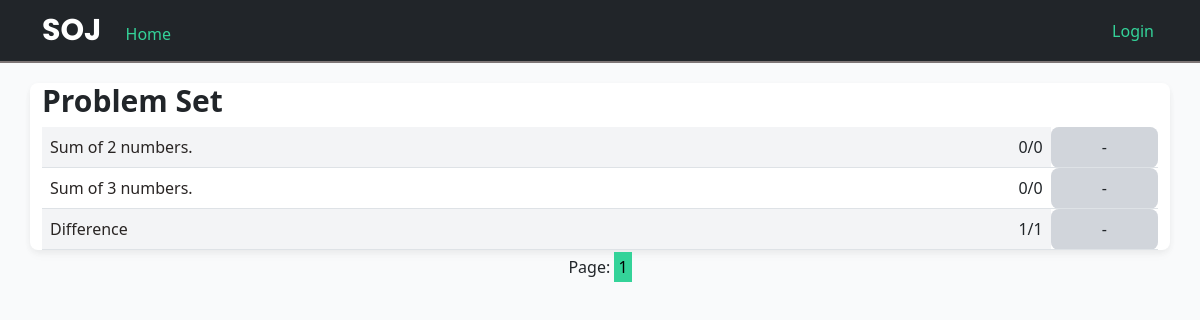
/, run on an earlier commit of the app's database.
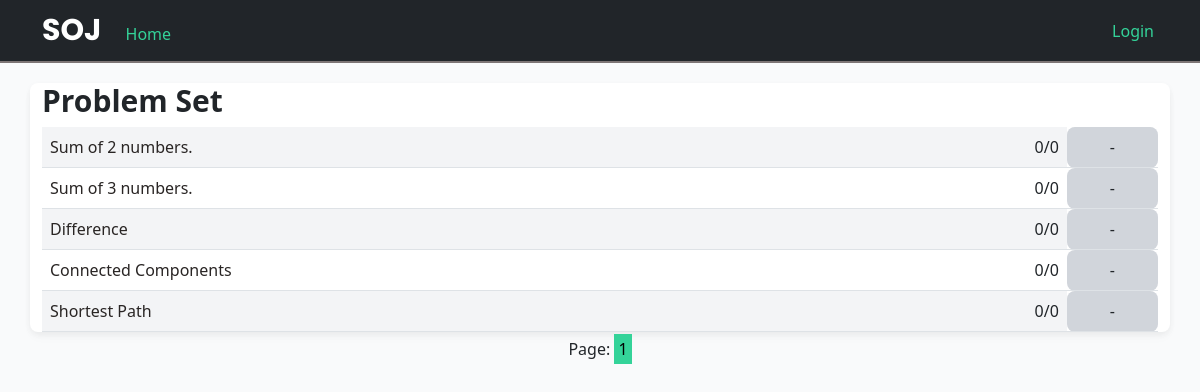
And on a later commit of the database.
### SOJ/models.py (models this page shows)
class Problem(db.Model):
    id = db.Column(db.Integer, primary_key=True)
    title = db.Column(db.String(100), nullable=False)
    statement = db.Column(db.String(1000), nullable=False)
    categories = db.Column(db.String(1000), nullable=True)
    input = db.Column(db.String(1000), nullable=False)
    output = db.Column(db.String(1000), nullable=False)
    constraint = db.Column(db.String(1000), nullable=False)
    solved = db.Column(db.Integer, nullable=False, default=0)
    tried = db.Column(db.Integer, nullable=False , default=0)

### SOJ/main/routes.py (the view, shortened to what this page needs)
@main.route("/home", methods=['GET', 'POST'])
@main.route("/", methods=['GET', 'POST'])
def home():
    page = request.args.get('page', 1, type=int)
    problems = Problem.query.paginate(page=page, per_page=20)
    solved_status = ['-']*len(problems.items)
    print(solved_status)
    return render_template("home.html", title='home', problems=problems, solved_status=solved_status, n=len(problems.items));

### SOJ/templates/home.html (shortened to what this page needs)
{% extends "layout.html" %}
{% block content %}
<div class="custom-card container p-0">
    <div class="container " style="margin-top:20px">
        <h5 style="font-weight: bold; font-size:30px;">Problem Set</h4>
    </div>
    <div class="container ">
        <table class="table my-0">
            {% for prob in problems.items %}
            <tr class="data-row" >
                <td>
                    <div class="d-flex flex-row">
                        <a class="task-link" href="{{ url_for('main.task', id=prob.id) }}">{{ prob.title }}</a>
                    </div>
                </td>
                <td style="text-align: right;">
                    {{ prob.solved }}/{{ prob.tried }}
                </td>
                {% if current_user.is_authenticated %}
                    {% if solved_status[prob.id-1] == 'A' %}
                        <td style="background-color: #a7f3d0; text-align:center; width:100px; border-radius: 8px; ">
                            Done
                        </td>
                    {% elif solved_status[prob.id-1] == 'W' or solved_status[prob.id-1] == 'T' %}
                        <td style="background-color: #f43f5e; text-align:center; border-radius: 8px; ">
                            Wrong
                        </td>
                    {% else %}
                        <td style="background-color: gainsboro; text-align:center; border-radius: 8px; ">
                            -
                        </td>
                    {% endif %}
                {% else %}
                    <td style="background-color: #d1d5db; text-align:center; border-radius: 8px; ">
                        -
                    </td>
                {% endif %}
            </tr>
            {% endfor %}
        </table>
    </div>
</div>
<div style="text-align: center; margin-top: 5px;">
    Page:
    {% for page_num in problems.iter_pages(left_edge=1, right_edge=1, left_current=1, right_current=1) %}
    {% if page_num %}
        {% if  page_num == problems  .page %}
            <a class=" custom-link" style="margin: 15px 0px; background-color: #34d399; color: black;" href="{{ url_for('main.home', page=page_num) }}">{{ page_num }}</a>
        {% else %}
            <a class="custom-link" style="margin: 15px 0px;" href="{{ url_for('main.home', page=page_num) }}">{{ page_num }}</a>
        {% endif %}
    {% else %}
        ...
    {% endif %}
{% endfor %}
</div>
{% endblock %}

What changed in the data, as far as the page shows it:
changed Problem "Difference": solved "1" → "0"; tried "1" → "0"
added Problem: title "Connected Components", solved "0", tried "0"
added Problem: title "Shortest Path", solved "0", tried "0"
